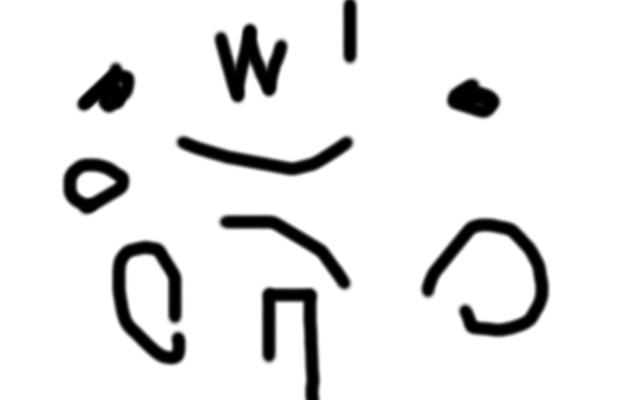
#> input picture test_map.png, 640 x 400 px
$ jupyter execute 'CPP Spiral-STC.ipynb'   (shell and % lines are left out)   (older library calls are emulated)
#> lines starting #> are read from the running program, lines starting #| are printed output that depends on the picture; after the words box and inside, x2 and y2 are one past the last pixel; in counts of white or black regions, pixels touching at a corner belong together
[cell 1]
#utils
import copy
import random

grid_small = \
        [
        [0, 0, 0, 0, 0, 0],
        [0, 1, 0, 1, 0, 0],
        [0, 1, 0, 0, 0, 0],
        [0, 1, 0, 0, 0, 0],
        [0, 0, 0, 0, 0, 0]]

grid_random = [[ random.random()>0.9 for col in range(25)] for row in range(25)]
init = [0, 0]

cost = 1 # the cost associated with moving from a cell to an adjacent one
delta = [[-1, 0 ], # go up
         [ 0, -1], # go left
         [ 1, 0 ], # go down
         [ 0, 1 ]] # go right
delta_name = ['^', '<', 'v', '>']
def map_2_goals(grid, value_to_search = 0):
    '''Get list of all unopened nodes'''
    return [(ix,iy) for ix, row in enumerate(grid) for iy, i in enumerate(row) if i == value_to_search]

# [9 lines left out: function compute_value, not called in this run]

class Node(object):
    '''Linked list for storing path and A*'''
    # [10 lines left out: functions __init__, add, not called in this run]

[cell 2]
# Core of CPP
# [110 lines left out: functions a_star, spiral, naive_cpp, not called in this run]
    #return end_node

[cell 3]
# Plotting
import matplotlib.pyplot as plt
import matplotlib.patches as mpatches
import matplotlib.pyplot as plt
from matplotlib.collections import PatchCollection
import os
import matplotlib.image as mpimg
from skimage import img_as_ubyte
import cv2
import numpy as np
from IPython import display
# [25 lines left out: function plot_cpp_naive, not called in this run]

# Visualization section

The 3 runs of CCP Sprial-STC is visualized below:

+ On predifinded small grid
+ On random medium size grid
+ On an big pixel image, where robot size is considered as 1 px

In each run an image is generated. On the image following legend is used:

+ red squares are obstables
+ green coverd area (darker green shows mulitiple passes)
+ colored lines are generated setpoins. Each color represent a set of points genereated in one iteration of the algorithm

[cell 4]
def scope():
    fig, ax = plt.subplots(figsize=(5,5))
    for y, x in map_2_goals(grid_small,1):
        fancybox = mpatches.FancyBboxPatch(
                        [x-0.5, -y-0.5], 1, 1,
                        boxstyle=mpatches.BoxStyle("Round", pad=0.02))
        fancybox.set_alpha(0.1)
        fancybox.set_color("red")
        ax.add_patch(fancybox)
    plot_cpp_naive(grid_small, ax, True)
scope()
#> (the call stopped at in scope, `fig, ax = plt.subplots(figsize=(5,5))`: IPython is not available in this run)

[cell 5]
def scope():
    fig, ax = plt.subplots(figsize=(15,15))
    for y, x in map_2_goals(grid_random,1):
        fancybox = mpatches.FancyBboxPatch(
                        [x-0.5, -y-0.5], 1, 1,
                        boxstyle=mpatches.BoxStyle("Round", pad=0.02))
        fancybox.set_alpha(0.1)
        fancybox.set_color("red")
        ax.add_patch(fancybox)
    plot_cpp_naive(grid_random,ax,True)
scope()
#> (the call stopped at in scope, `fig, ax = plt.subplots(figsize=(15,15))`: IPython is not available in this run)

[cell 6]
def getOccupancyGridImage(file_name):
#> called with file_name = './test_map.png'
    image = mpimg.imread(file_name)
#> image is the input picture: shape (400, 640) float32; min 0, max 1, mean 0.911
    print(image.shape)
#| (400, 640)
    return np.round(1-np.array(image)).astype(np.int)
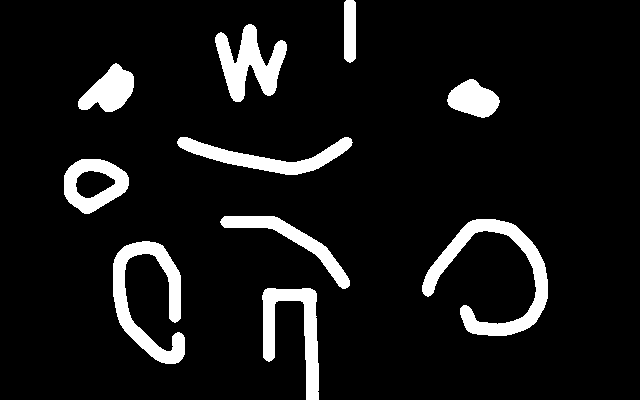
#> returned value: shape (400, 640) int64; values 0 (black) and 1 (white), 8.8% white; 10 white regions, largest, box (x1, y1, x2, y2) and area: (422, 219, 548, 336) 3935, (113, 241, 185, 364) 3418, (215, 24, 287, 102) 2766
plt.imshow(getOccupancyGridImage('./test_map.png'))
#> (this line was passed over: IPython is not available in this run)

In this visualization obstacles are shown in black and green covarge squares are omitted as those would not be seen at this resolution.

[cell 7]
def scope():
    grid = getOccupancyGridImage('./test_map.png')
#| (400, 640)
    fig, ax = plt.subplots(figsize=(16,10))
    ax.imshow(1-grid,interpolation='nearest', cmap='gray')
    plot_cpp_naive(grid,ax,False, 1)
scope()
#> (the call stopped at in scope, `fig, ax = plt.subplots(figsize=(16,10))`: IPython is not available in this run)
